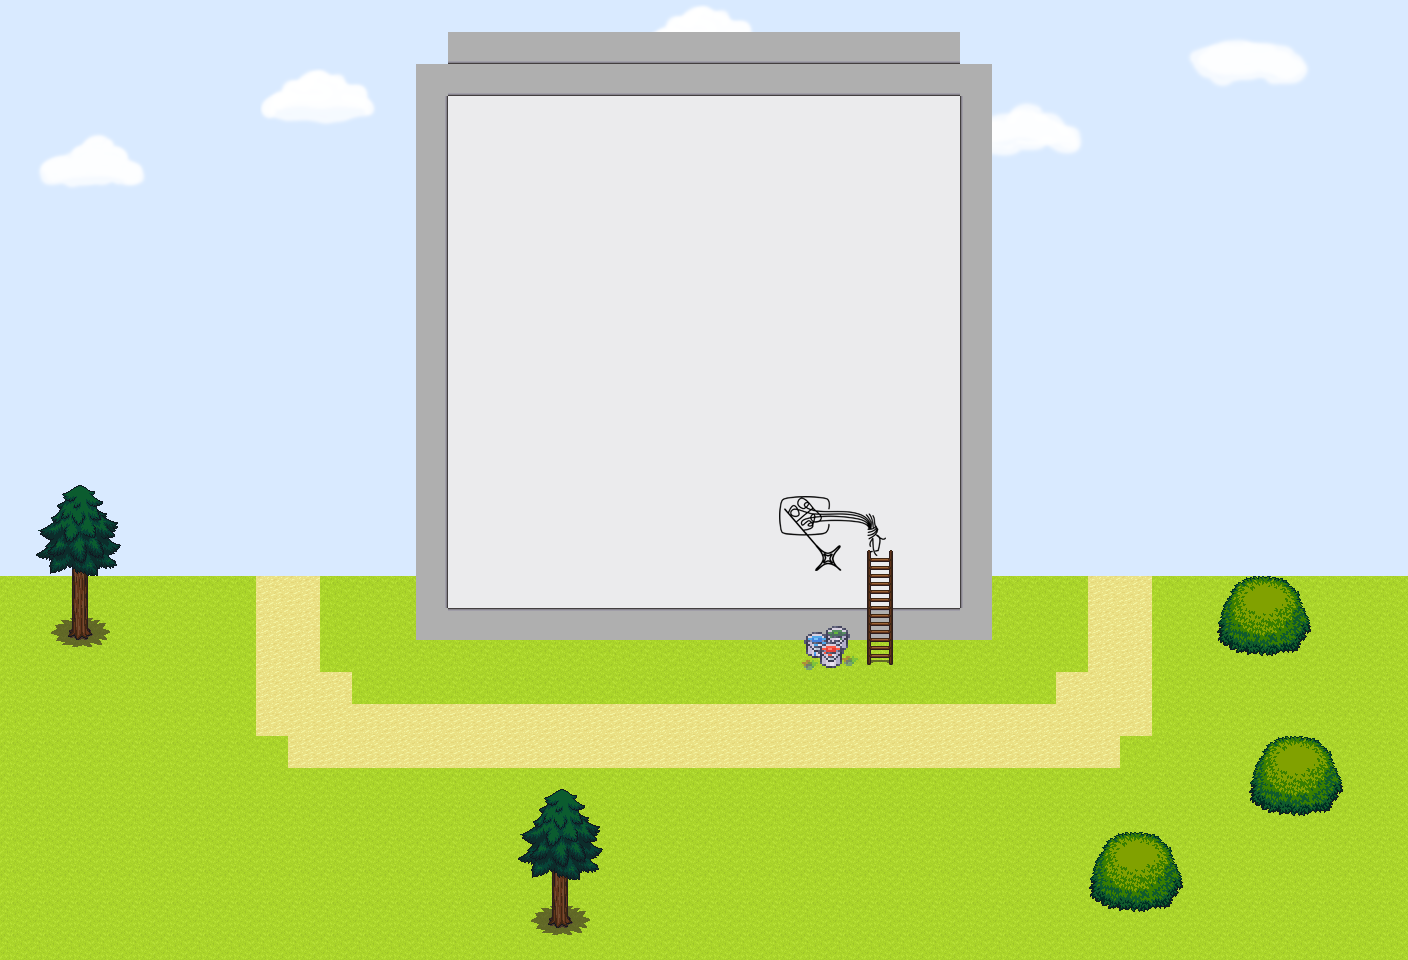

Rendered tile map (Tiled .tmx) drawn with the repository's tilesets; below, a short description and the map source with its tile grids summarised:
An orthogonal 44x30 tile map with 32x32 px tiles, 26 tile layers (exitMain, start, startRoofFront, startRoofRear, ...), 7 tilesets.

<map version="1.5" tiledversion="1.7.2" orientation="orthogonal" renderorder="right-down" width="44" height="30" tilewidth="32" tileheight="32" infinite="0" nextlayerid="136" nextobjectid="8">
 <editorsettings>
  <export target="left.json" format="json" />
 </editorsettings>
 <properties>
  <property name="mapCopyright" value="&quot;The Money Bin&quot; by Thoddi is licensed unter CC BY-NC-SA 4.0" />
  <property name="mapDescription" value=" " />
  <property name="mapLink" value=" " />
  <property name="mapName" value="The Money Bin" />
  <property name="script" value="https://static.rc3.world/scripts/default/bundle.js" />
 </properties>
 <tileset firstgid="1" source="../tiles/mapUtilies.tsx" />
 <tileset firstgid="10" source="../tiles/ModernInteriors/Room_Builder_3d_walls_32x32.tsx" />
 <tileset firstgid="1330" source="../tiles/BaseChip_pipo.tsx" />
 <tileset firstgid="2282" source="../tiles/base_out_atlas.tsx" />
 <tileset firstgid="3306" source="../tiles/clouds.tsx" />
 <tileset firstgid="3346" source="../tiles/ccchb-small.tsx" />
 <tileset firstgid="3358" source="../tiles/ModernInteriors/7_Art_Shadowless_32x32.tsx" />
 <layer id="135" name="exitMain" width="44" height="30">
  <properties>
   <property name="exitUrl" value="../main.json" />
  </properties>
  <data>[1320 cells, 1 non-empty, 1 distinct tile ids]</data>
 </layer>
 <layer id="18" name="start" width="44" height="30">
  <properties>
   <property name="startLayer" type="bool" value="true" />
  </properties>
  <data>[1320 cells, 6 non-empty, 1 distinct tile ids]</data>
 </layer>
 <layer id="123" name="startRoofFront" width="44" height="30">
  <properties>
   <property name="startLayer" type="bool" value="true" />
  </properties>
  <data>[1320 cells, 1 non-empty, 1 distinct tile ids]</data>
 </layer>
 <layer id="127" name="startRoofRear" width="44" height="30">
  <properties>
   <property name="startLayer" type="bool" value="true" />
  </properties>
  <data>[1320 cells, 1 non-empty, 1 distinct tile ids]</data>
 </layer>
 <layer id="124" name="startPathFront" width="44" height="30">
  <properties>
   <property name="startLayer" type="bool" value="true" />
  </properties>
  <data>[1320 cells, 2 non-empty, 1 distinct tile ids]</data>
 </layer>
 <layer id="128" name="startPathRear" width="44" height="30">
  <properties>
   <property name="startLayer" type="bool" value="true" />
  </properties>
  <data>[1320 cells, 2 non-empty, 1 distinct tile ids]</data>
 </layer>
 <layer id="125" name="exitPathFront" width="44" height="30">
  <properties>
   <property name="exitUrl" value="../main.json#startPathLeft" />
  </properties>
  <data>[1320 cells, 15 non-empty, 1 distinct tile ids]</data>
 </layer>
 <layer id="130" name="exitPathRear" width="44" height="30">
  <properties>
   <property name="exitUrl" value="rear.json#startPathLeft" />
  </properties>
  <data>[1320 cells, 15 non-empty, 1 distinct tile ids]</data>
 </layer>
 <layer id="126" name="exitRoofFront" width="44" height="30">
  <properties>
   <property name="exitUrl" value="../main.json#startRoofLeft" />
  </properties>
  <data>[1320 cells, 1 non-empty, 1 distinct tile ids]</data>
 </layer>
 <layer id="129" name="exitRoofRear" width="44" height="30">
  <properties>
   <property name="exitUrl" value="rear.json#startRoofLeft" />
  </properties>
  <data>[1320 cells, 1 non-empty, 1 distinct tile ids]</data>
 </layer>
 <layer id="134" name="openWebsite" width="44" height="30">
  <properties>
   <property name="openWebsite" value="https://wiki.ccchb.de/wiki/Hauptseite" />
   <property name="openWebsiteTrigger" value="onaction" />
   <property name="openWebsiteTriggerMessage" value="Press SPACE or touch here to open the website of CCC Bremen." />
  </properties>
  <data>[1320 cells, 1 non-empty, 1 distinct tile ids]</data>
 </layer>
 <layer id="73" name="Block" width="44" height="30">
  <data>[1320 cells, 118 non-empty, 1 distinct tile ids]</data>
 </layer>
 <layer id="75" name="Grass and Street" width="44" height="30">
  <data>[1320 cells, 528 non-empty, 1 distinct tile ids]</data>
 </layer>
 <layer id="104" name="Sky" width="44" height="30">
  <data>[1320 cells, 792 non-empty, 1 distinct tile ids]</data>
 </layer>
 <layer id="105" name="Clouds" width="44" height="30">
  <data>[1320 cells, 40 non-empty, 32 distinct tile ids]</data>
 </layer>
 <layer id="86" name="Path" width="44" height="30">
  <data>[1320 cells, 72 non-empty, 1 distinct tile ids]</data>
 </layer>
 <layer id="89" name="Trees1" width="44" height="30">
  <data>[1320 cells, 12 non-empty, 6 distinct tile ids]</data>
 </layer>
 <layer id="88" name="Bushes1" width="44" height="30">
  <data>[1320 cells, 18 non-empty, 6 distinct tile ids]</data>
 </layer>
 <layer id="76" name="BinWalls" width="44" height="30">
  <data>[1320 cells, 324 non-empty, 2 distinct tile ids]</data>
 </layer>
 <layer id="80" name="BinWalls2" width="44" height="30">
  <data>[1320 cells, 50 non-empty, 2 distinct tile ids]</data>
 </layer>
 <layer id="133" name="Ladder and Art" width="44" height="30">
  <data>[1320 cells, 8 non-empty, 7 distinct tile ids]</data>
 </layer>
 <layer id="132" name="WallDecoration" width="44" height="30">
  <data>[1320 cells, 12 non-empty, 12 distinct tile ids]</data>
 </layer>
 <layer id="82" name="Roof" width="44" height="30">
  <data>[1320 cells, 16 non-empty, 1 distinct tile ids]</data>
 </layer>
 <objectgroup id="17" name="floorLayer" />
 <layer id="90" name="Trees2" width="44" height="30">
  <data>[1320 cells, 3 non-empty, 2 distinct tile ids]</data>
 </layer>
 <layer id="91" name="Bushes2" width="44" height="30">
  <data>[1320 cells, 30 non-empty, 24 distinct tile ids]</data>
 </layer>
 <layer id="83" name="BinWallsAbove" width="44" height="30">
  <data>[1320 cells, 18 non-empty, 2 distinct tile ids]</data>
 </layer>
</map>
